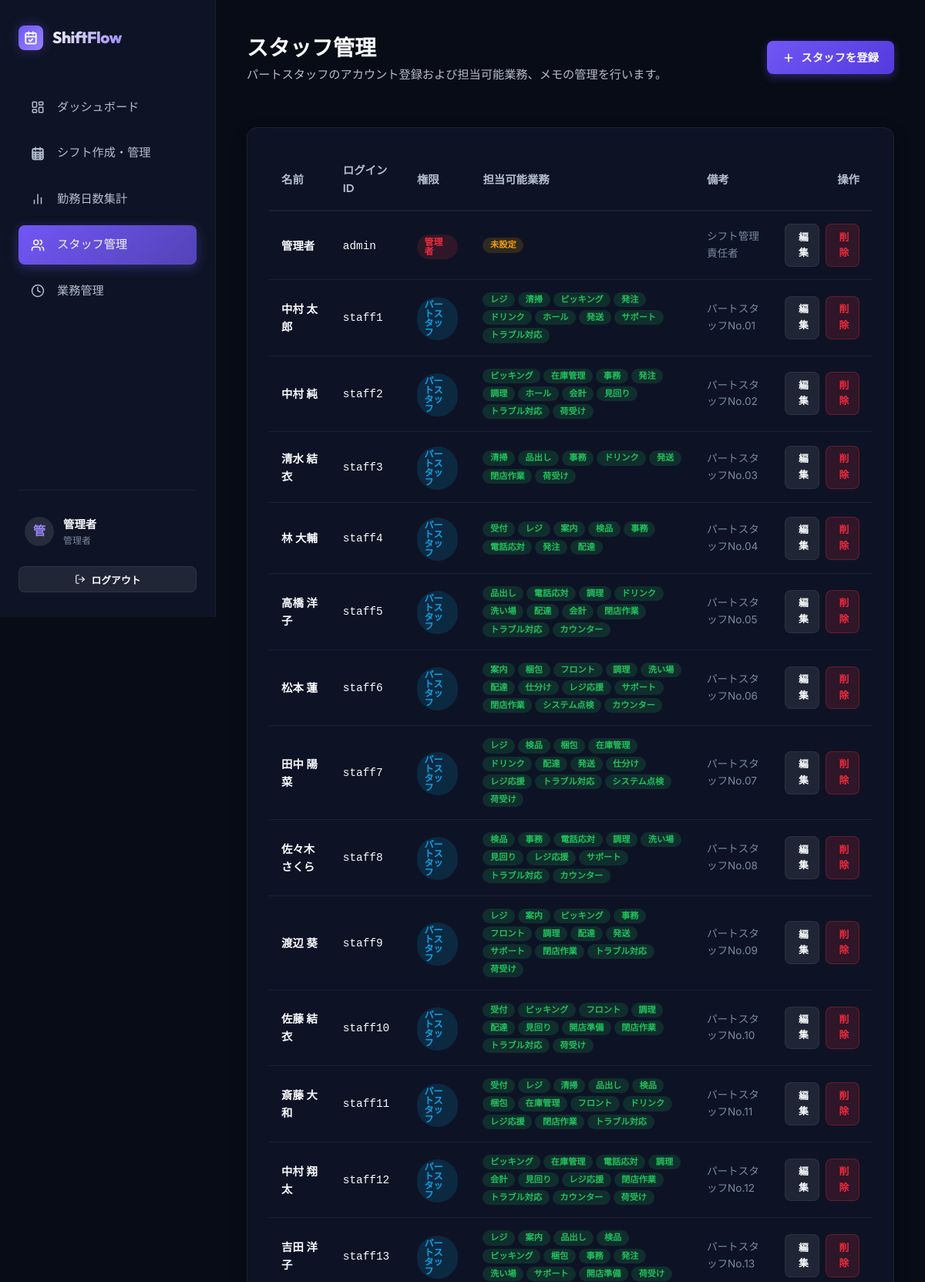
/manager/staff/ (signed in, upper part), run on the app's committed database.
### shifts/models.py (models this page shows, shortened)
class Staff(models.Model):
    ROLE_CHOICES = [
        ('admin', '管理者'),
        ('staff', 'パートスタッフ'),
    ]
    user = models.OneToOneField(User, on_delete=models.CASCADE, related_name='staff_profile', verbose_name="ユーザー")
    name = models.CharField(max_length=100, verbose_name="スタッフ名")
    role = models.CharField(max_length=10, choices=ROLE_CHOICES, default='staff', verbose_name="権限区分")
    available_tasks = models.ManyToManyField(Task, related_name='capable_staff', blank=True, verbose_name="担当可能業務")
    memo = models.TextField(blank=True, verbose_name="備考")
    class Meta:
        verbose_name = "スタッフ"
        verbose_name_plural = "スタッフ一覧"

class Task(models.Model):
    name = models.CharField(max_length=100, unique=True, verbose_name="業務名")
    required_people_per_day = models.PositiveIntegerField(default=1, verbose_name="1日あたりの必要人数")
    required_skill = models.CharField(max_length=200, blank=True, verbose_name="必要スキル")
    memo = models.TextField(blank=True, verbose_name="備考")
    class Meta:
        verbose_name = "業務"
        verbose_name_plural = "業務一覧"

### shifts/views.py (the view)
# urls.py: path('manager/staff/', views.StaffListView.as_view(), name='staff_list'),
class StaffListView(AdminRequiredMixin, ListView):
    model = Staff
    template_name = 'shifts/staff_list.html'
    context_object_name = 'staffs'
    def get_queryset(self):
        return Staff.objects.all().select_related('user').prefetch_related('available_tasks')

### shifts/views.py (called while the page is built)
    def test_func(self):
        return hasattr(self.request.user, 'staff_profile') and self.request.user.staff_profile.role == 'admin'

### shifts/templates/shifts/staff_list.html (shortened to what this page needs)
{% extends 'shifts/base.html' %}
{% block content %}
<div style="display: flex; justify-content: space-between; align-items: center; margin-bottom: 1.5rem;">
  <div>
    <h2 style="font-family: var(--font-title); font-size: 1.75rem; font-weight: 700;">スタッフ管理</h2>
    <p style="color: var(--text-secondary); font-size: 0.95rem;">パートスタッフのアカウント登録および担当可能業務、メモの管理を行います。</p>
  </div>
  <a href="{% url 'shifts:staff_create' %}" class="btn btn-primary">
    <svg width="16" height="16" viewBox="0 0 24 24" fill="none" stroke="currentColor" stroke-width="2.5" stroke-linecap="round" stroke-linejoin="round"><line x1="12" x2="12" y1="5" y2="19"/><line x1="5" x2="19" y1="12" y2="12"/></svg>
    スタッフを登録
  </a>
</div>
<div class="card">
  <div class="table-container">
    <table class="custom-table">
      <thead>
        <tr>
          <th>名前</th>
          <th>ログインID</th>
          <th>権限</th>
          <th>担当可能業務</th>
          <th>備考</th>
          <th style="text-align: right;">操作</th>
        </tr>
      </thead>
      <tbody>
        {% for s in staffs %}
          <tr>
            <td style="font-weight: 600;">{{ s.name }}</td>
            <td><code>{{ s.user.username }}</code></td>
            <td>
              <span class="badge {% if s.role == 'admin' %}badge-danger{% else %}badge-info{% endif %}">
                {{ s.get_role_display }}
              </span>
            </td>
            <td>
              <div style="display: flex; flex-wrap: wrap; gap: 0.25rem;">
                {% for t in s.available_tasks.all %}
                  <span class="badge badge-success" style="font-size: 0.7rem;">{{ t.name }}</span>
                {% empty %}
                  <span class="badge badge-warning" style="font-size: 0.7rem;">未設定</span>
                {% endfor %}
              </div>
            </td>
            <td style="color: var(--text-muted); font-size: 0.85rem;">{{ s.memo|default:"-"|truncatechars:30 }}</td>
            <td style="text-align: right;">
              <div style="display: inline-flex; gap: 0.5rem;">
                <a href="{% url 'shifts:staff_edit' s.id %}" class="btn btn-secondary btn-sm">
                  編集
                </a>
                <a href="{% url 'shifts:staff_delete' s.id %}" class="btn btn-danger btn-sm">
                  削除
                </a>
              </div>
            </td>
          </tr>
        {% empty %}
          <tr>
            <td colspan="6" style="text-align: center; color: var(--text-muted); padding: 3rem 0;">スタッフが登録されていません。</td>
          </tr>
        {% endfor %}
      </tbody>
    </table>
  </div>
</div>
{% endblock %}

### shifts/templates/shifts/base.html (shortened to what this page needs)
{% load static %}
<!DOCTYPE html>
<html lang="ja">
<head>
  <link rel="stylesheet" href="{% static 'css/style.css' %}">
</head>
<body>
  {% if user.is_authenticated %}
  <div class="app-container">
    <aside class="sidebar">
      <div class="logo-section">
        <div class="logo-icon">
        </div>
        <span class="logo-text">ShiftFlow</span>
      </div>
      <nav class="nav-menu">
        {% if user.staff_profile.role == 'admin' or user.is_superuser %}
          <li class="nav-item {% if request.resolver_match.url_name == 'admin_dashboard' %}active{% endif %}">
            <a href="{% url 'shifts:admin_dashboard' %}">
              ダッシュボード
            </a>
          </li>
          <li class="nav-item {% if request.resolver_match.url_name == 'shift_management' %}active{% endif %}">
            <a href="{% url 'shifts:shift_management' %}">
              シフト作成・管理
            </a>
          </li>
          <li class="nav-item {% if request.resolver_match.url_name == 'shift_stats' %}active{% endif %}">
            <a href="{% url 'shifts:shift_stats' %}">
              <svg width="18" height="18" viewBox="0 0 24 24" fill="none" stroke="currentColor" stroke-width="2" stroke-linecap="round" stroke-linejoin="round"><line x1="18" x2="18" y1="20" y2="10"/><line x1="12" x2="12" y1="20" y2="4"/><line x1="6" x2="6" y1="20" y2="14"/></svg>
              勤務日数集計
            </a>
          </li>
          <li class="nav-item {% if 'staff' in request.resolver_match.url_name %}active{% endif %}">
            <a href="{% url 'shifts:staff_list' %}">
              <svg width="18" height="18" viewBox="0 0 24 24" fill="none" stroke="currentColor" stroke-width="2" stroke-linecap="round" stroke-linejoin="round"><path d="M16 21v-2a4 4 0 0 0-4-4H6a4 4 0 0 0-4 4v2"/><circle cx="9" cy="7" r="4"/><path d="M22 21v-2a4 4 0 0 0-3-3.87"/><path d="M16 3.13a4 4 0 0 1 0 7.75"/></svg>
              スタッフ管理
            </a>
          </li>
          <li class="nav-item {% if 'task' in request.resolver_match.url_name %}active{% endif %}">
            <a href="{% url 'shifts:task_list' %}">
              <svg width="18" height="18" viewBox="0 0 24 24" fill="none" stroke="currentColor" stroke-width="2" stroke-linecap="round" stroke-linejoin="round"><path d="M12 22c5.523 0 10-4.477 10-10S17.523 2 12 2 2 6.477 2 12s4.477 10 10 10z"/><path d="M12 6v6l4 2"/></svg>
              業務管理
            </a>
          </li>
        {% endif %}
      </nav>
      <div class="user-info-section">
        <div class="user-card">
          <div class="user-avatar">
            {{ user.staff_profile.name|slice:":1"|default:user.username|slice:":1"|upper }}
          </div>
          <div class="user-details">
            <span class="user-name">{{ user.staff_profile.name|default:user.username }}</span>
            <span class="user-role">{{ user.staff_profile.get_role_display|default:"システム管理者" }}</span>
          </div>
        </div>
        <form action="{% url 'shifts:logout' %}" method="post" style="display: block; width: 100%;">
          <button type="submit" class="btn btn-secondary btn-sm" style="width: 100%;">
            <svg width="14" height="14" viewBox="0 0 24 24" fill="none" stroke="currentColor" stroke-width="2" stroke-linecap="round" stroke-linejoin="round"><path d="M9 21H5a2 2 0 0 1-2-2V5a2 2 0 0 1 2-2h4"/><polyline points="16 17 21 12 16 7"/><line x1="21" x2="9" y1="12" y2="12"/></svg>
            ログアウト
          </button>
        </form>
      </div>
    </aside>
    <main class="main-content">
      {% block content %}{% endblock %}
    </main>
  </div>
  {% else %}
    {% block login_content %}{% endblock %}
  {% endif %}
</body>
</html>

### data on the page
Staff: name "管理者", user.username "admin", role "管理者", memo "シフト管理責任者"
Staff: name "中村 太郎", user.username "staff1", role "パートスタッフ", memo "パートスタッフNo.01"
Task: name "レジ"
Task: name "清掃"
Task: name "ピッキング"
Task: name "発注"
Task: name "ドリンク"
Task: name "ホール"
Task: name "発送"
Task: name "サポート"
Task: name "トラブル対応"
Staff: name "中村 純", user.username "staff2", role "パートスタッフ", memo "パートスタッフNo.02"
Task: name "在庫管理"
Task: name "事務"
Task: name "調理"
Task: name "会計"
Task: name "見回り"
Task: name "荷受け"
Staff: name "清水 結衣", user.username "staff3", role "パートスタッフ", memo "パートスタッフNo.03"
Task: name "品出し"
Task: name "閉店作業"
Staff: name "林 大輔", user.username "staff4", role "パートスタッフ", memo "パートスタッフNo.04"
Task: name "受付"
Task: name "案内"
Task: name "検品"
Task: name "電話応対"
Task: name "配達"
Staff: name "高橋 洋子", user.username "staff5", role "パートスタッフ", memo "パートスタッフNo.05"
Task: name "洗い場"
Task: name "カウンター"
Staff: name "松本 蓮", user.username "staff6", role "パートスタッフ", memo "パートスタッフNo.06"
Task: name "梱包"
Task: name "フロント"
Task: name "仕分け"
Task: name "レジ応援"
Task: name "システム点検"
Staff: name "田中 陽菜", user.username "staff7", role "パートスタッフ", memo "パートスタッフNo.07"
Staff: name "佐々木 さくら", user.username "staff8", role "パートスタッフ", memo "パートスタッフNo.08"
Staff: name "渡辺 葵", user.username "staff9", role "パートスタッフ", memo "パートスタッフNo.09"
Staff: name "佐藤 結衣", user.username "staff10", role "パートスタッフ", memo "パートスタッフNo.10"
Task: name "開店準備"
Staff: name "斎藤 大和", user.username "staff11", role "パートスタッフ", memo "パートスタッフNo.11"
Staff: name "中村 翔太", user.username "staff12", role "パートスタッフ", memo "パートスタッフNo.12"
Staff: name "吉田 洋子", user.username "staff13", role "パートスタッフ", memo "パートスタッフNo.13"

### other printed values
{{ user.staff_profile.name|default:user.username }} "管理者"
{{ user.staff_profile.get_role_display|default:"システム管理者" }} "管理者"
